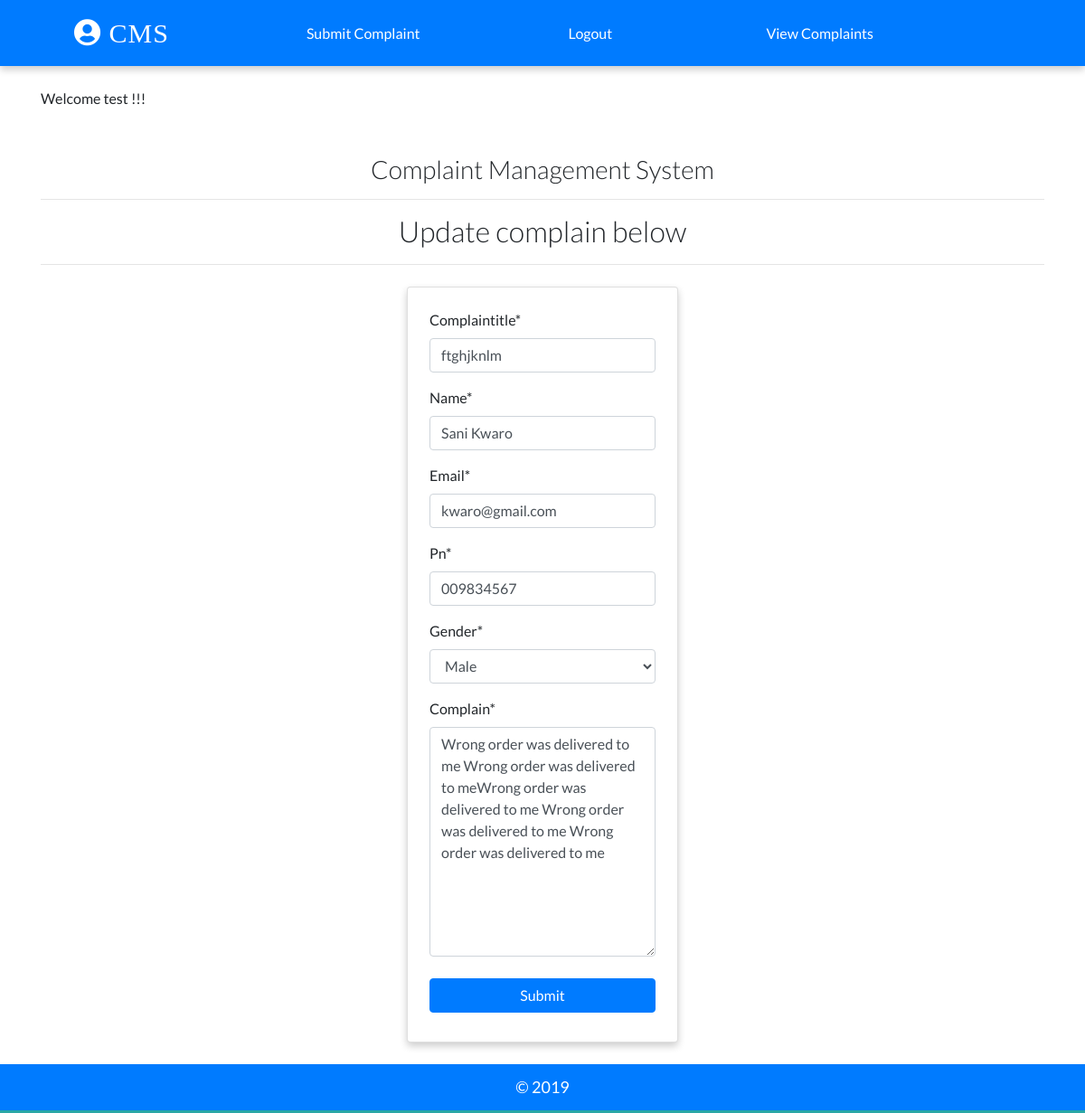
Screenshot of /dashboard/view/complain/1/ (signed in) with the database file from the repository.
### complain/models.py (models this page shows, shortened)
class Complain(models.Model):
    customer = models.ForeignKey(User, on_delete=models.CASCADE, default=None)
    complaintitle = models.CharField(max_length=100)
    name = models.CharField(max_length=100)
    email = models.EmailField(max_length=100)
    pn = models.CharField(max_length=100)
    gender = models.CharField(max_length=100, choices=(
        ('m', 'Male'),
        ('f', 'Female')
    ))
    complain = models.TextField()
    treated = models.CharField(max_length=50, choices=(
        ('Yes', 'Yes'),
        ('No', 'No')
    ), null=True, default='No')
    date_added = models.DateTimeField(default=datetime.now)
    class Meta:
        ordering = ['-id']

### complain/views.py (the view, shortened to what this page needs)
# urls.py: path('dashboard/view/complain/<int:pk>/', views.complainView.as_view(), name="viewcomp"),
class complainView(UpdateView):
    model = Complain
    template_name = 'complainview.html'
    fields = ['complaintitle', 'name', 'email','pn', 'gender', 'complain']

### templates/complainview.html (shortened to what this page needs)
{% extends 'base.html' %}
{% load static %}
{% load crispy_forms_tags %}
{% block content %}
  <div class = "container">
        <h2 class = "heading font-weight-light text-center">Update complain below</h2>
        <hr>
    </div>
    <div class = "container w-25 card p-4 mt-4">
        <form action="" method="POST" enctype="multipart/form-data">
        {{form|crispy}}
        <input type = "submit" value = "Submit" class = "w-100 text-white text-center my-2 btn btn-primary">
        </form>
    </div>
{% endblock content %}

### templates/base.html (shortened to what this page needs)
{% load static %}
{% load crispy_forms_tags %}
<!DOCTYPE html>
<html lang="en">
  <head>
    <link
      rel="stylesheet"
      href="https://stackpath.bootstrapcdn.com/bootstrap/4.2.1/css/bootstrap.min.css"
    />
    <link rel="stylesheet" href="{% static './css/main.css'%}" />
    <link
      rel="stylesheet"
      href="https://use.fontawesome.com/releases/v5.6.3/css/all.css"
    />
  </head>
  <body>
    <nav class = "bg-primary">
      <a class="logo" href="/">
        <i class="fas fa-user-circle"></i>&nbsp;CMS
      </a>
      {% if request.user.is_authenticated %}
       <a href ="{% url 'dashboard' %}" class = "mr-4 text-white">
      Submit Complaint
      </a>
      <a href ="{% url 'logout' %}" class = "mr-4 text-white">
      Logout
      </a>
      <a href ="{% url 'complains' %}" class = "mr-4 text-white">
      &nbsp; View Complaints
      </a>
      {% else %}
     <p class="feature-link m-0 p-0">
      <a href ="{% url 'login' %}" class = "mr-4 text-white">
      Login
      </a>
      </a>
      {% endif %}
    </nav>
    <br />
    <div class="container">
     {% if user.is_authenticated %}
        <p>Welcome {{ user.username }} !!!</p>
    {% endif %}
    <h3 class="heading font-weight-light text-center text-default"> <br> Complaint Management System</h3>
    <hr />
    </div>
    {% block content %}
    {% endblock content %}
    <footer class="mt-4 p-2 bg-primary">
      <p class="text-center p-1 m-0">&copy; 2019</p>
    </footer>
  </body>
</html>

### static/css/main.css (style rules this page uses)
:root { --back: #29a7a6; --girl: #e64298; --boy: #2874dd; }
body { font-family: Lato, sans-serif; }
nav { font-weight: light; display: flex; justify-content: space-around; background-color: var(--back); align-items: center; padding-top: 12px; padding-bottom: 12px; box-shadow: 0 4px 8px 0 rgba(0, 0, 0, 0.2); }
.logo { font-size: 30px; letter-spacing: 1px; color: white; padding: 2px 12px; border-radius: 8px; font-family: cursive; }
.card { box-shadow: 0 4px 8px 0 rgba(0, 0, 0, 0.2); transition: 0.3s; min-width: 250px; box-sizing: border-box; }
footer { background-color: var(--back); color: white; font-size: 18px; border-bottom: 3px solid var(--back); }

### rows the page displays
Complain: complaintitle "ftghjknlm", name "Sani Kwaro", email "kwaro@gmail.com", pn "009834567", gender "Male", complain "Wrong order was delivered to me Wrong order was delivered to meWrong order was delivered to me Wrong order was delivered to me Wrong order was delivered to me"

### other values shown
{{ user.username }} "test"
